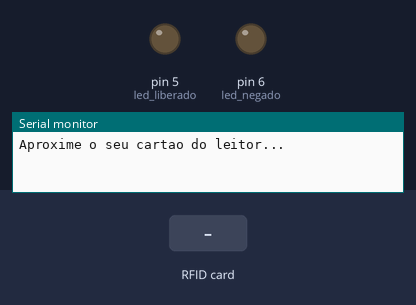
Bench run of a sketch on a simulated Arduino Uno, built with avr-gcc and run on an emulated ATmega328P. Parts: output pins drawn as LEDs (lit = HIGH), the last lines printed to the serial monitor. Dashed ring = blinking. Inputs (shaded band) come from the test bench. Pins used as bus, display or sensor lines are not drawn.

Above: at 1.2 s.
1.3 s: RFID card 56 CA B3 AB held to the reader
At 1.4 s:
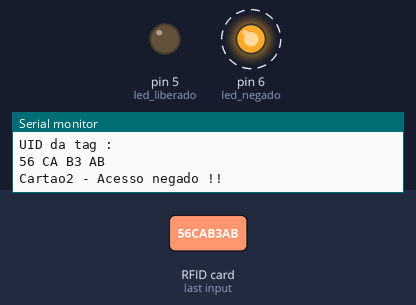
4.3 s: RFID card 30 4D E7 87 held to the reader
At 4.7 s:
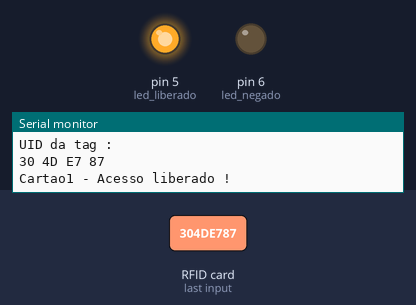
Timing chart, 0 to 8.8 s (numbered marks = the images above; inputs shaded):
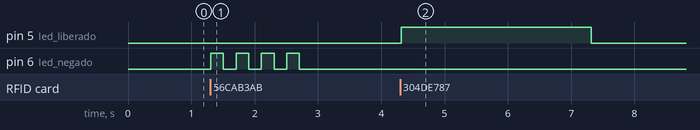

The sketch:

rfid_teste.ino.ino
```cpp
// Programa : RFID - Controle de acesso / cancela
// Autor : Arduino e Cia

#include <SPI.h>
#include <MFRC522.h>

#define SS_PIN 10
#define RST_PIN 9
// Definicoes pino modulo RC522
MFRC522 mfrc522(SS_PIN, RST_PIN);

// Leds indicadores acesso liberado ou negado
int led_liberado = 5;
int led_negado = 6;

char st[20];

void setup()
{
  pinMode(led_liberado, OUTPUT);
  pinMode(led_negado, OUTPUT);
  // Inicia a serial
  Serial.begin(9600);
  // Inicia  SPI bus
  SPI.begin();
  // Inicia MFRC522
  mfrc522.PCD_Init();
  // Mensagens iniciais no serial monitor
  Serial.println("Aproxime o seu cartao do leitor...");
  Serial.println();
}

void loop()
{
  // Aguarda a aproximacao do cartao
  if ( ! mfrc522.PICC_IsNewCardPresent())
  {
    return;
  }
  // Seleciona um dos cartoes
  if ( ! mfrc522.PICC_ReadCardSerial())
  {
    return;
  }
  // Mostra UID na serial
  Serial.print("UID da tag :");
  String conteudo= "";
  byte letra;
  for (byte i = 0; i < mfrc522.uid.size; i++)
  {
//     Serial.print(mfrc522.uid.uidByte[i] < 0x10 ? " 0" : " ");
//     Serial.print(mfrc522.uid.uidByte[i], HEX);
     conteudo.concat(String(mfrc522.uid.uidByte[i] < 0x10 ? " 0" : " "));
     conteudo.concat(String(mfrc522.uid.uidByte[i], HEX));
  }
  Serial.println();
//  Serial.print("Mensagem : ");
  conteudo.toUpperCase();

  Serial.println(conteudo.substring(1));

  // Testa se o cartao1 foi lido
  if (conteudo.substring(1) == "30 4D E7 87")
  {
    // Levanta a cancela e acende o led verde
    digitalWrite(led_liberado, HIGH);
    Serial.println("Cartao1 - Acesso liberado !");
    Serial.println();
    delay(3000);
    digitalWrite(led_liberado, LOW);
    }

  // Testa se o cartao2 foi lido
  if (conteudo.substring(1) == "56 CA B3 AB")
  {
    Serial.println("Cartao2 - Acesso negado !!");
    Serial.println();
    // Pisca o led vermelho
    for (int i= 1; i<5 ; i++)
    {
      digitalWrite(led_negado, HIGH);
      delay(200);
      digitalWrite(led_negado, LOW);
      delay(200);
    }
  }
  delay(1000);
}
```

Measured:
- after the input at 1.3 s, pin 6 (led_negado): alternates HIGH for 0.20 s and LOW for 0.20 s, 8 changes in all, then stays LOW, starting at once
- after the input at 4.3 s, pin 5 (led_liberado): LOW → HIGH at once, → LOW 3.0 s later
